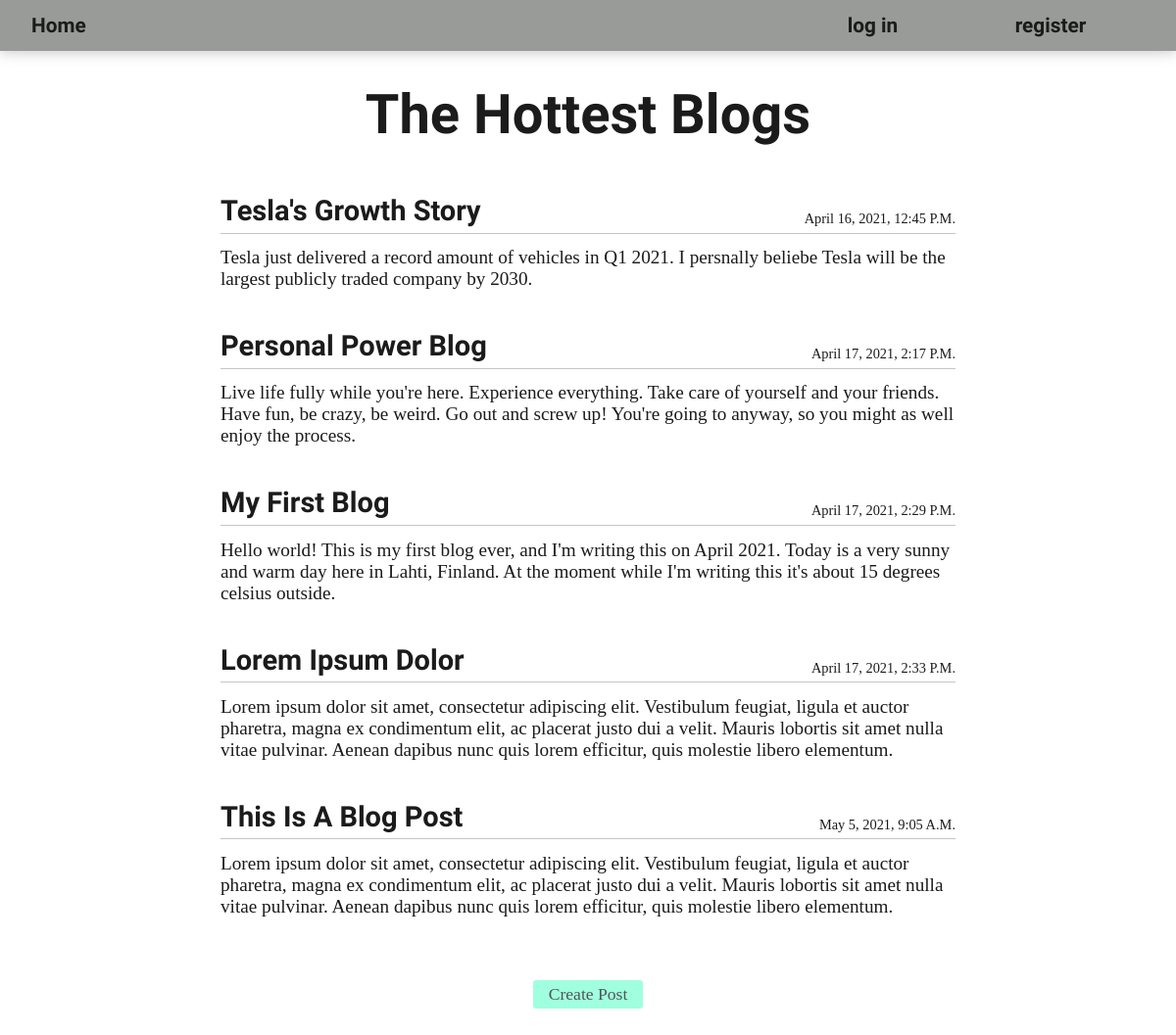
Before: / with the older database file.
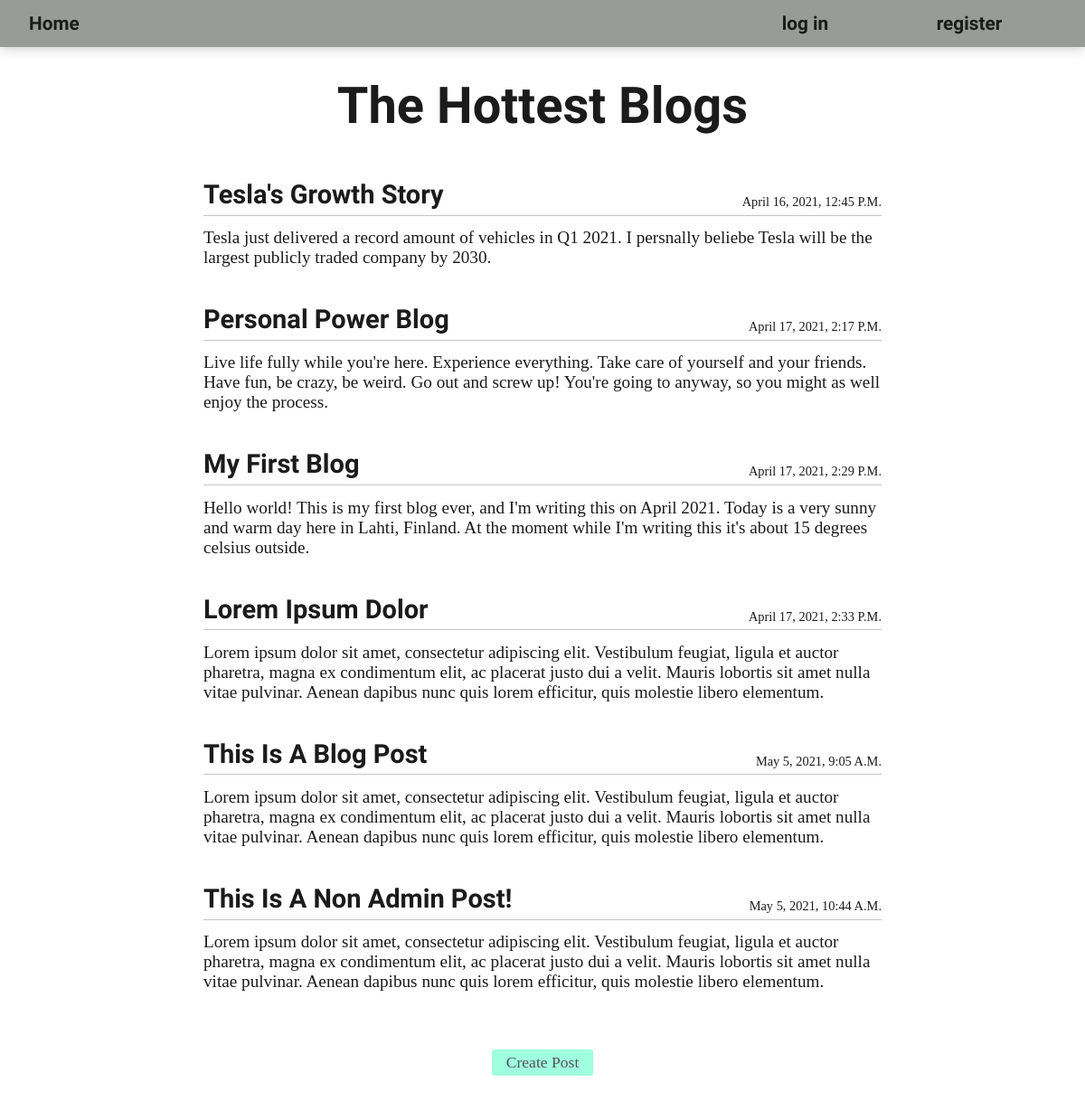
After: the same page with the newer database file.
### blogs/models.py (models this page shows)
class BlogPost(models.Model):
    title = models.CharField(max_length=50)
    text = models.TextField(max_length=300)
    date_added = models.DateTimeField(auto_now_add=True)
    owner = models.ForeignKey(User, on_delete=models.CASCADE)
    def __str__(self):
        return self.title

### blogs/views.py (the view)
# urls.py: path('', views.index, name='index'),
def index(request):
    blog_posts = BlogPost.objects.order_by('date_added')
    context = {'blog_posts': blog_posts}
    return render(request, 'blogs/index.html', context)

### templates/blogs/index.html (shortened to what this page needs)
{% extends 'base.html' %}
{% block content %}
    <div class="title-container">
        <h1>The Hottest Blogs</h1>
    </div>
    <div class="blog-items-container">
        {% for blog_post in blog_posts %}
        <div class="blog-item-container">
            <div class="blog-item-header">
                <div class="blog-header-right">
                    <h3>{{ blog_post }}</h3>
                    <p class="blog-timestamp">{{ blog_post.date_added }}</p>
                </div>
            </div>
            <div class="blog-item-text">
                {{ blog_post.text }}
            </div>
        </div>
        {% empty %}
            <h3 class="center-text">No posts have been posted yet.</h3>
        {% endfor %}
    </div>
    <div class="blog-items-footer">
        <a href="{% url 'blogs:new_blog' %}" class="btn">Create post</a>
    </div>
{% endblock content %}

Changed rows visible on the page:
added BlogPost: title "This Is A Non Admin Post!", date_added "May 5, 2021, 10:44 A.m.", text "Lorem ipsum dolor sit amet, consectetur adipiscing elit. Vestibulum feugiat, ligula et auctor pharetra, magna ex condimentum elit, ac placerat justo dui a velit. Mauris lobortis sit amet nulla vitae pulvinar. Aenean dapibus nunc quis lorem efficitur, quis molestie libero elementum."
